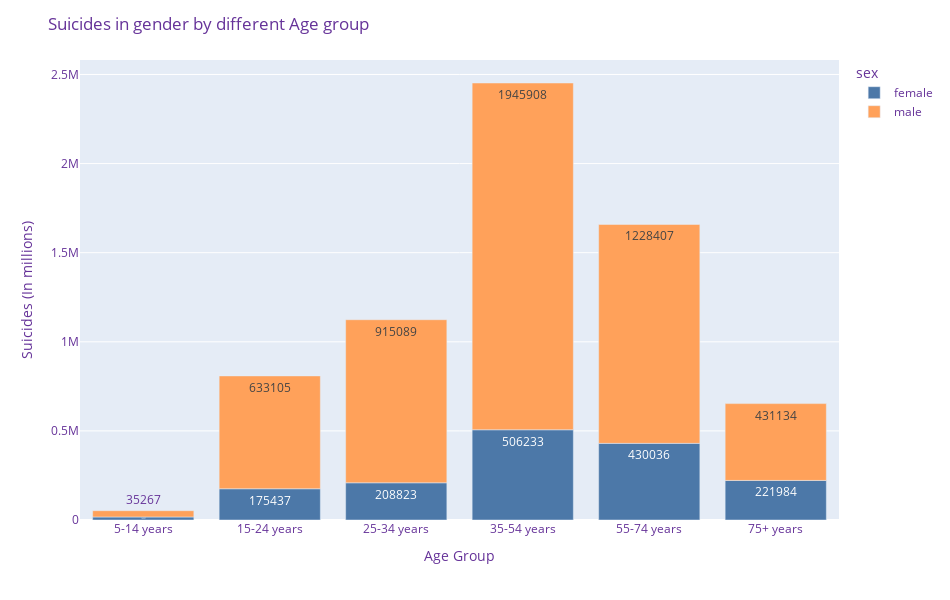

Write notebook code for a chart like this one.
### Code cell
age_order = ['5-14 years','15-24 years','25-34 years','35-54 years','55-74 years','75+ years']

fig = px.bar(gender_age,
             x = gender_age.age,
             y = gender_age.suicides_no,
             color = 'sex',
             #pattern_shape = 'sex',
             #pattern_shape_sequence = ['x',''],
             text = gender_age.suicides_no,
             color_discrete_map={'female':'#4C78A8', 'male':'#FFA15A'}
             )

fig.update_layout(height=600, width=950,
                  title = 'Suicides in gender by different Age group',
                  font = dict(color = 'RebeccaPurple')
                  )

fig.update_xaxes(categoryorder='array', categoryarray= age_order, title_text = 'Age Group')
fig.update_yaxes(title_text = 'Suicides (In millions)')

fig.show()

### Figure 1 — Plotly figure (JSON) as saved in the notebook; plotly's stock layout.template omitted (floating-point values rounded to 4 significant figures)
{"data": [{"alignmentgroup": "True", "hovertemplate": "sex=female<br>age=%{x}<br>suicides_no=%{text}<extra></extra>", "legendgroup": "female", "marker": {"color": "#4C78A8"}, "name": "female", "offsetgroup": "female", "orientation": "v", "showlegend": true, "text": [175437, 208823, 506233, 16997, 430036, 221984], "textposition": "auto", "type": "bar", "x": ["15-24 years", "25-34 years", "35-54 years", "5-14 years", "55-74 years", "75+ years"], "xaxis": "x", "y": [175437, 208823, 506233, 16997, 430036, 221984], "yaxis": "y"}, {"alignmentgroup": "True", "hovertemplate": "sex=male<br>age=%{x}<br>suicides_no=%{text}<extra></extra>", "legendgroup": "male", "marker": {"color": "#FFA15A"}, "name": "male", "offsetgroup": "male", "orientation": "v", "showlegend": true, "text": [633105, 915089, 1945908, 35267, 1228407, 431134], "textposition": "auto", "type": "bar", "x": ["15-24 years", "25-34 years", "35-54 years", "5-14 years", "55-74 years", "75+ years"], "xaxis": "x", "y": [633105, 915089, 1945908, 35267, 1228407, 431134], "yaxis": "y"}], "layout": {"barmode": "relative", "font": {"color": "RebeccaPurple"}, "height": 600, "legend": {"title": {"text": "sex"}, "tracegroupgap": 0}, "margin": {"t": 60}, "title": {"text": "Suicides in gender by different Age group"}, "width": 950, "xaxis": {"anchor": "y", "categoryarray": ["5-14 years", "15-24 years", "25-34 years", "35-54 years", "55-74 years", "75+ years"], "categoryorder": "array", "domain": [0, 1], "title": {"text": "Age Group"}}, "yaxis": {"anchor": "x", "domain": [0, 1], "title": {"text": "Suicides (In millions)"}}}}
